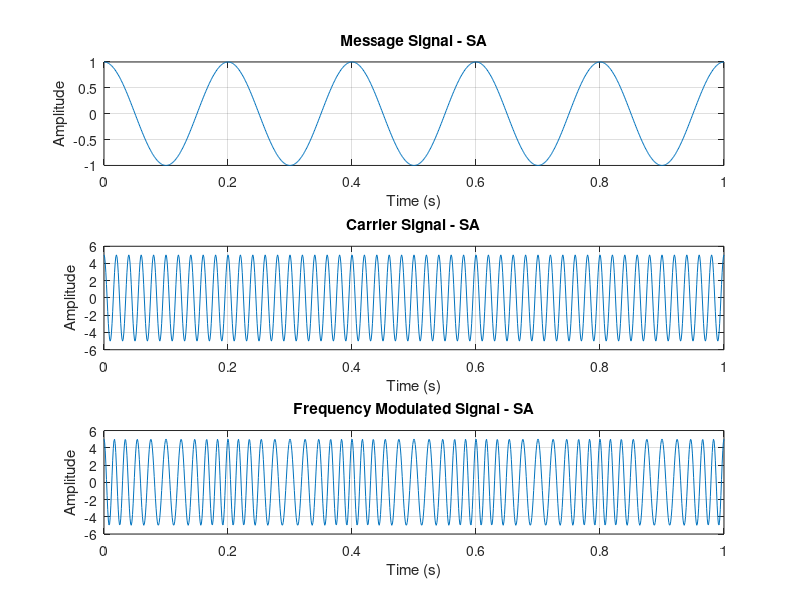

Write MATLAB code to recreate this figure.
clc;
close all;
clear all;

t = 0:0.001:1;

% define signal parameters
fm = 5;
am = 1;
fc = 50;
ac = 5;
kf = 10;  % frequency sensitivity (modulation constant)

x = am * cos(2 * pi * fm * t); % message signal
c = ac * cos(2 * pi * fc * t); % carrier signal
b = (kf * am) / fm; % modulation index
A = ac * cos(2 * pi * fc * t + b * sin(2 * pi * fm * t)); % fm signal

subplot(3, 1, 1)
plot(t, x);
xlabel("Time (s)");
ylabel("Amplitude")
title("Message Signal - SA");
grid on;

subplot(3, 1, 2);
plot(t, c);
xlabel("Time (s)");
ylabel("Amplitude");
title("Carrier Signal - SA");
grid on;

subplot(3, 1, 3);
plot(t, A);
xlabel("Time (s)");
ylabel("Amplitude");
title("Frequency Modulated Signal - SA");
grid on;
